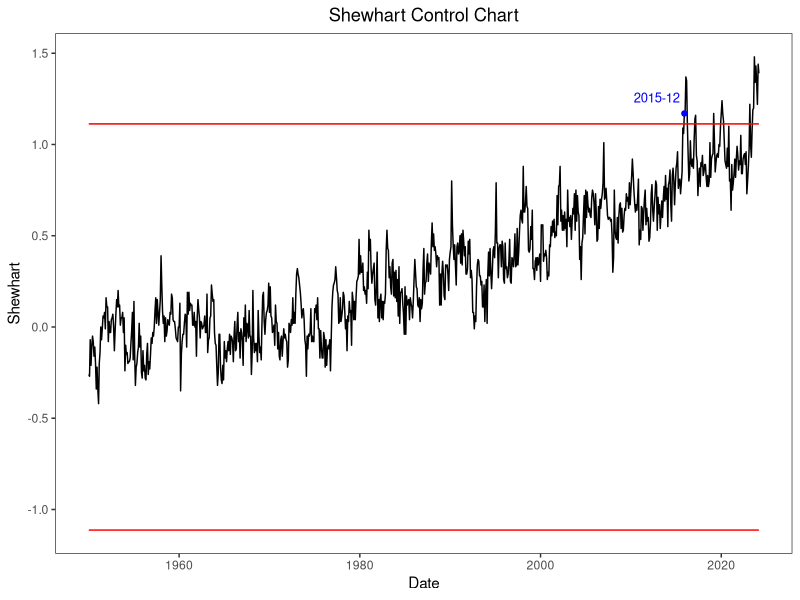

This chart was generated by the following R code:
library(ggplot2)
library(readr)

# Load data
Global <- read_csv("Global.csv")
Global <- Global[841:nrow(Global),]

month_map <- c("Jan" = 1, "Feb" = 2, "Mar" = 3, "Apr" = 4, "May" = 5, "Jun" = 6, 
               "Jul" = 7, "Aug" = 8, "Sep" = 9, "Oct" = 10, "Nov" = 11, "Dec" = 12)

Global$Month <- month_map[Global$Month]
Global$Date <- as.Date(paste(Global$Year, Global$Month, "1", sep = "-"))

x <- Global$value
mu <- 0
sigma <- sd(x)
n <- length(x)

# set parameter
q <- 0
alpha <- 1
L <- 3

# calculate weight of GWMA
wt = vj = c()
for(i in 1:n){wt[i] = q^((i-1)^alpha)-q^(i^alpha)}
for(j in 1:n){vj[j] = sum(wt[1:j]*wt[1:j])*(sigma^2)}

# compute statistic of shewhart, UCL and LCL
shewhart = ucl = lcl = c()
for(j in 1:n){
  zsum = sum(wt[1:j]*x[j:1]) + mu*(q^(j^alpha))
  shewhart[j] = zsum
  ucl[j] = mu+L*sqrt(vj[j])
  lcl[j] = mu-L*sqrt(vj[j])
}

# Find the first index that exceeds the control limit
exceed_indices <- which(shewhart > ucl)[1]

shewhart_df <- data.frame(Date = Global$Date, Shewhart = shewhart, UCL = ucl, LCL = lcl)

# plot result
ggplot(shewhart_df, aes(x = Date)) +
  geom_line(aes(y = Shewhart), color = "black") +
  geom_line(aes(y = UCL), color = "red", linetype = "solid") +
  geom_line(aes(y = LCL), color = "red", linetype = "solid") +
  labs(x = "Date", y = "Shewhart", title = "Shewhart Control Chart") +
  theme_bw() + 
  theme(panel.grid=element_blank())+
  theme(plot.title = element_text(hjust = 0.5))+
  geom_text(data = shewhart_df[exceed_indices, ], aes(x = Date, y = Shewhart, label = format(Date, "%Y-%m")), vjust = -1.1, hjust = 1.1, color = "blue", size = 3.3)+
  geom_point(data = shewhart_df[exceed_indices, ], aes(x = Date, y = Shewhart), color = "blue", size = 1.5)

